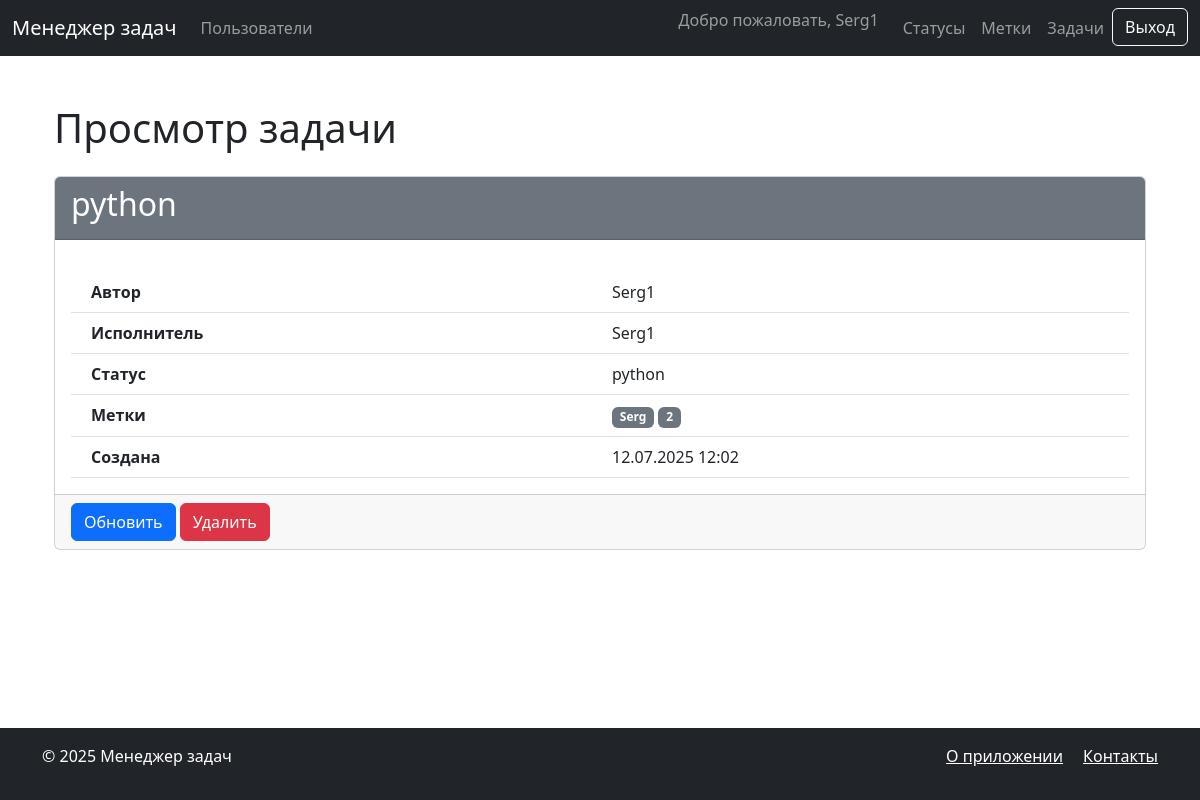
The app's page /tasks/4/ (signed in), older data.
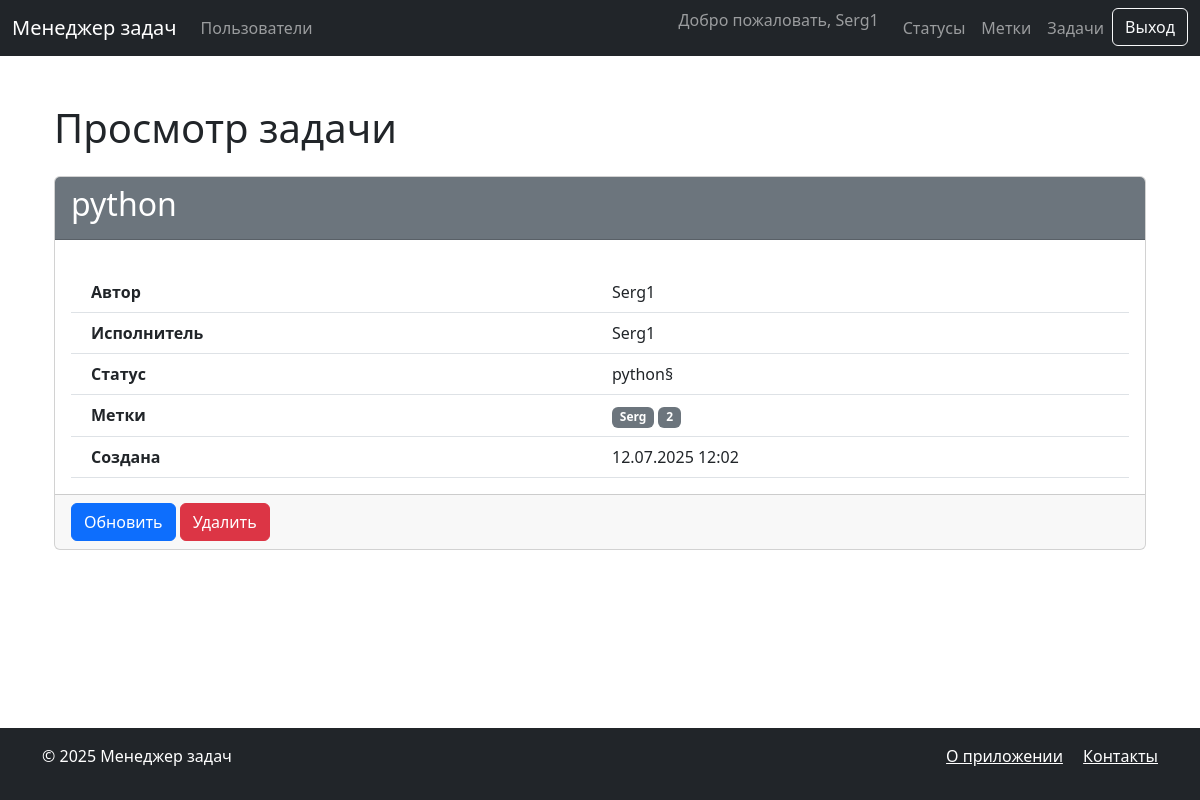
The same page, newer data.
### tasks/models.py (models this page shows, shortened)
class Task(models.Model):
    name = models.CharField(
        max_length=100,
        verbose_name=_('Name')
    )
    description = models.TextField(
        blank=True,
        verbose_name=_('Description')
    )
    created_at = models.DateTimeField(
        auto_now_add=True,
        verbose_name=_('Created at')
    )
    author = models.ForeignKey(
        settings.AUTH_USER_MODEL,
        on_delete=models.PROTECT,
        related_name='authored_tasks',
        verbose_name=_('Author')
    )
    executor = models.ForeignKey(
        settings.AUTH_USER_MODEL,
        on_delete=models.PROTECT,
        related_name='assigned_tasks',
        blank=True,
        null=True,
        verbose_name=_('Executor')
    )
    status = models.ForeignKey(
        Status,
        on_delete=models.PROTECT,
        related_name='tasks',
        verbose_name=_('Status')
    )
    labels = models.ManyToManyField(
        'labels.Label',
        related_name='tasks',
        blank=True,
        verbose_name=_('Labels')
    )
    class Meta:
        verbose_name = _('Task')
        verbose_name_plural = _('Tasks')

### statuses/models.py (models this page shows, shortened)
class Status(models.Model):
    name = models.CharField(
        max_length=100,
        unique=True,
        verbose_name=_('Name')
    )
    created_at = models.DateTimeField(
        auto_now_add=True,
        verbose_name=_('Created at')
    )
    class Meta:
        verbose_name = _('Status')
        verbose_name_plural = _('Statuses')

### tasks/views.py (the view)
# urls.py: path('<int:pk>/', views.TaskDetailView.as_view(), name='detail'),
class TaskDetailView(LoginRequiredMixin, DetailView):
    model = Task
    template_name = 'tasks/detail.html'
    context_object_name = 'task'

### task_manager/templates/tasks/detail.html (shortened to what this page needs)
{% extends "base.html" %}
{% load i18n %}
{% block content %}
<div class="container">
    <h1 class="my-4">{% trans "Просмотр задачи" %}</h1>
    <div class="card">
        <div class="card-header bg-secondary text-white">
            <h2>{{ task.name }}</h2>
        </div>
        <div class="card-body">
            <div class="container">
                <div class="row border-bottom p-2">
                    <div class="col fw-bold">{% trans "Автор" %}</div>
                    <div class="col">{{ task.author.username }}</div>
                </div>
                <div class="row border-bottom p-2">
                    <div class="col fw-bold">{% trans "Исполнитель" %}</div>
                    <div class="col">{{ task.executor.username|default:"-" }}</div>
                </div>
                <div class="row border-bottom p-2">
                    <div class="col fw-bold">{% trans "Статус" %}</div>
                    <div class="col">{{ task.status.name }}</div>
                </div>
                <div class="row border-bottom p-2">
                    <div class="col fw-bold">{% trans "Метки" %}</div>
                    <div class="col">
                        {% for label in task.labels.all %}
                            <span class="badge bg-secondary">{{ label.name }}</span>
                        {% empty %}
                            {% trans "Нет меток" %}
                        {% endfor %}
                    </div>
                </div>
                <div class="row border-bottom p-2">
                    <div class="col fw-bold">{% trans "Создана" %}</div>
                    <div class="col">{{ task.created_at|date:"d.m.Y H:i" }}</div>
                </div>
            </div>
        </div>
        <div class="card-footer">
            <a href="{% url 'tasks:update' task.id %}" class="btn btn-primary">
                {% trans "Обновить" %}
            </a>
            <a href="{% url 'tasks:delete' task.id %}" class="btn btn-danger">
                {% trans "Удалить" %}
            </a>
        </div>
    </div>
</div>
{% endblock %}

Row changes from the older to the newer data that the page shows:
changed through a linked row, Task "python": status.name "python" → "python§"
